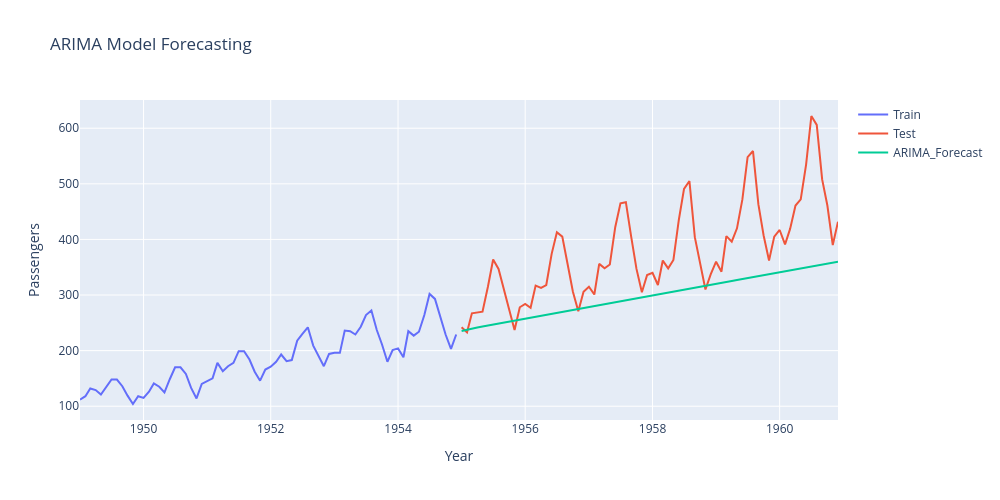

The notebook cell saved with this chart:
### Code cell
## Ploting arima
fig=go.Figure()
fig.add_trace(go.Scatter(
    x=train.index,
    y=train["Passengers"],
    mode="lines",
    name="Train"))
fig.add_trace(go.Scatter(
    x=test.index,
    y=test["Passengers"],
    mode="lines",
    name="Test"))
fig.add_trace(go.Scatter(
    x=test.index,
    y=arima_forecast,
    mode="lines",
    name="ARIMA_Forecast"))
fig.update_layout(
    title="ARIMA Model Forecasting",
    xaxis_title="Year",
    yaxis_title="Passengers",
    width=1000,
    height=500)
fig.show()
